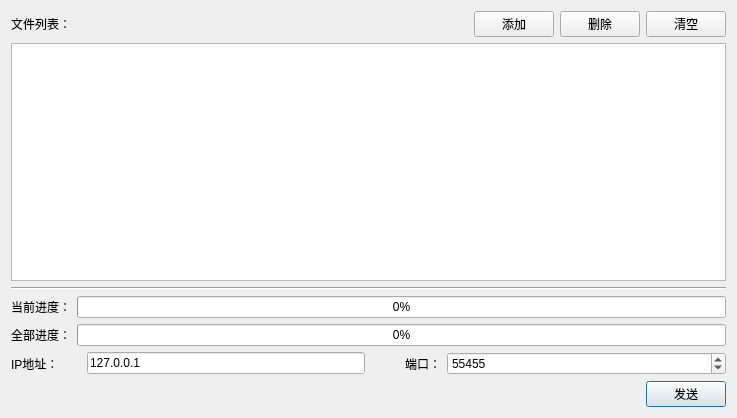
<?xml version="1.0" encoding="UTF-8"?>
<ui version="4.0">
 <class>SendClient</class>
 <widget class="QWidget" name="SendClient">
  <property name="geometry">
   <rect>
    <x>0</x>
    <y>0</y>
    <width>737</width>
    <height>418</height>
   </rect>
  </property>
  <property name="windowTitle">
   <string>Form</string>
  </property>
  <layout class="QVBoxLayout" name="verticalLayout">
   <item>
    <layout class="QHBoxLayout" name="horizontalLayout">
     <item>
      <widget class="QLabel" name="label_6">
       <property name="text">
        <string>文件列表：</string>
       </property>
      </widget>
     </item>
     <item>
      <spacer name="horizontalSpacer">
       <property name="orientation">
        <enum>Qt::Horizontal</enum>
       </property>
       <property name="sizeHint" stdset="0">
        <size>
         <width>40</width>
         <height>20</height>
        </size>
       </property>
      </spacer>
     </item>
     <item>
      <widget class="QPushButton" name="pushButtonAddFile">
       <property name="text">
        <string>添加</string>
       </property>
      </widget>
     </item>
     <item>
      <widget class="QPushButton" name="pushButtonDelFile">
       <property name="text">
        <string>删除</string>
       </property>
      </widget>
     </item>
     <item>
      <widget class="QPushButton" name="pushButtonEmptyFile">
       <property name="text">
        <string>清空</string>
       </property>
      </widget>
     </item>
    </layout>
   </item>
   <item>
    <widget class="QListWidget" name="listWidget"/>
   </item>
   <item>
    <widget class="Line" name="line_4">
     <property name="orientation">
      <enum>Qt::Horizontal</enum>
     </property>
    </widget>
   </item>
   <item>
    <layout class="QHBoxLayout" name="horizontalLayout_2">
     <item>
      <widget class="QLabel" name="label_2">
       <property name="text">
        <string>当前进度：</string>
       </property>
      </widget>
     </item>
     <item>
      <widget class="QProgressBar" name="currentProgressBar">
       <property name="value">
        <number>0</number>
       </property>
      </widget>
     </item>
    </layout>
   </item>
   <item>
    <layout class="QHBoxLayout" name="horizontalLayout_3">
     <item>
      <widget class="QLabel" name="label">
       <property name="text">
        <string>全部进度：</string>
       </property>
      </widget>
     </item>
     <item>
      <widget class="QProgressBar" name="totalProgressBar">
       <property name="value">
        <number>0</number>
       </property>
      </widget>
     </item>
    </layout>
   </item>
   <item>
    <layout class="QHBoxLayout" name="horizontalLayout_4" stretch="1,4,1,4">
     <property name="spacing">
      <number>6</number>
     </property>
     <item>
      <widget class="QLabel" name="label_4">
       <property name="text">
        <string>IP地址：</string>
       </property>
      </widget>
     </item>
     <item>
      <widget class="QLineEdit" name="lineEditIpAddress">
       <property name="text">
        <string>127.0.0.1</string>
       </property>
      </widget>
     </item>
     <item>
      <widget class="QLabel" name="label_5">
       <property name="text">
        <string>端口：</string>
       </property>
       <property name="alignment">
        <set>Qt::AlignRight|Qt::AlignTrailing|Qt::AlignVCenter</set>
       </property>
      </widget>
     </item>
     <item>
      <widget class="QSpinBox" name="spinBoxPort">
       <property name="minimum">
        <number>1024</number>
       </property>
       <property name="maximum">
        <number>65535</number>
       </property>
       <property name="value">
        <number>55455</number>
       </property>
      </widget>
     </item>
    </layout>
   </item>
   <item>
    <layout class="QHBoxLayout" name="horizontalLayout_5">
     <item>
      <widget class="QLabel" name="labelTip">
       <property name="text">
        <string/>
       </property>
      </widget>
     </item>
     <item>
      <spacer name="horizontalSpacer_2">
       <property name="orientation">
        <enum>Qt::Horizontal</enum>
       </property>
       <property name="sizeHint" stdset="0">
        <size>
         <width>40</width>
         <height>20</height>
        </size>
       </property>
      </spacer>
     </item>
     <item>
      <widget class="QPushButton" name="pushButtonSend">
       <property name="text">
        <string>发送</string>
       </property>
       <property name="autoDefault">
        <bool>true</bool>
       </property>
       <property name="default">
        <bool>true</bool>
       </property>
      </widget>
     </item>
    </layout>
   </item>
  </layout>
 </widget>
 <resources/>
 <connections/>
</ui>
